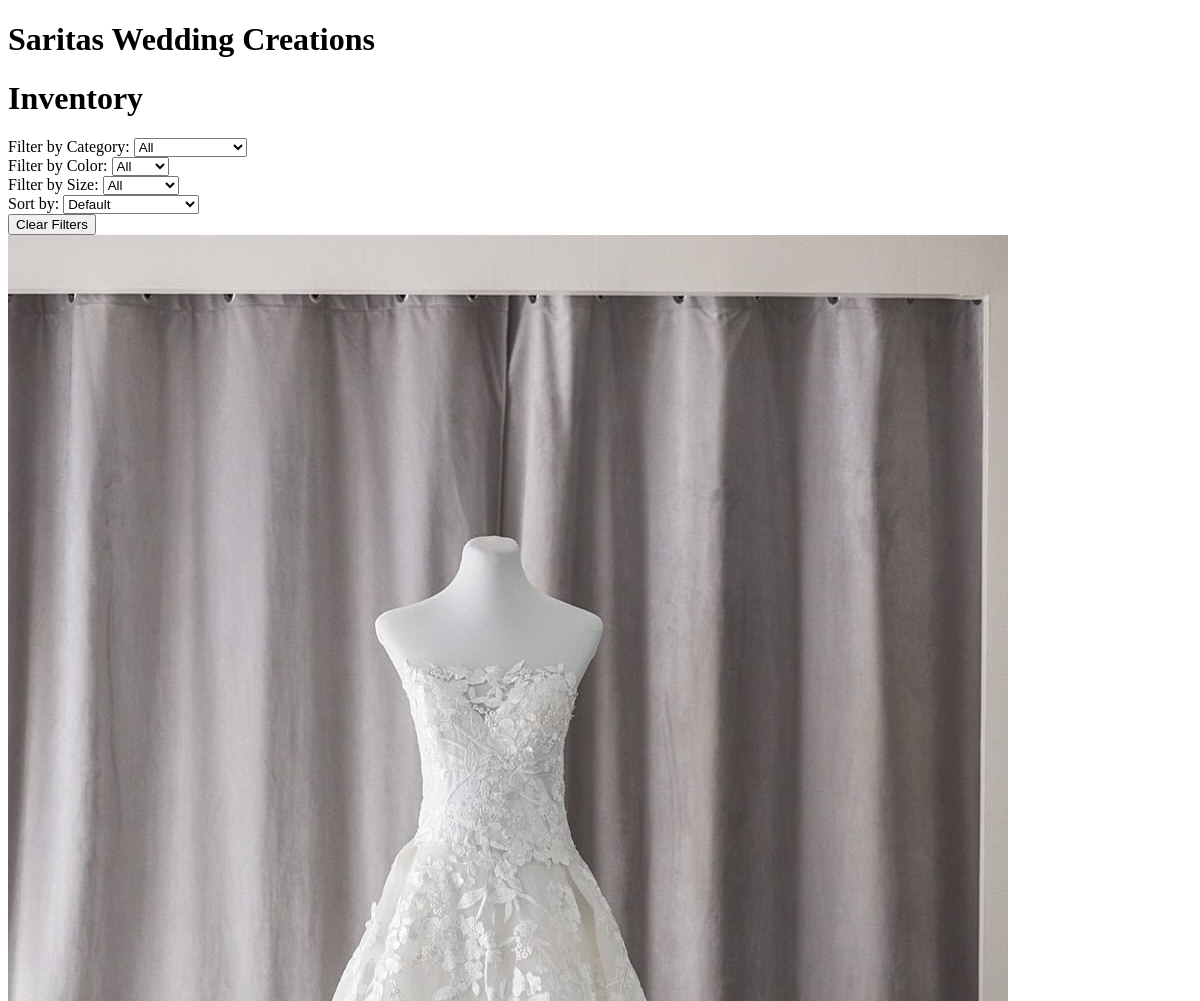
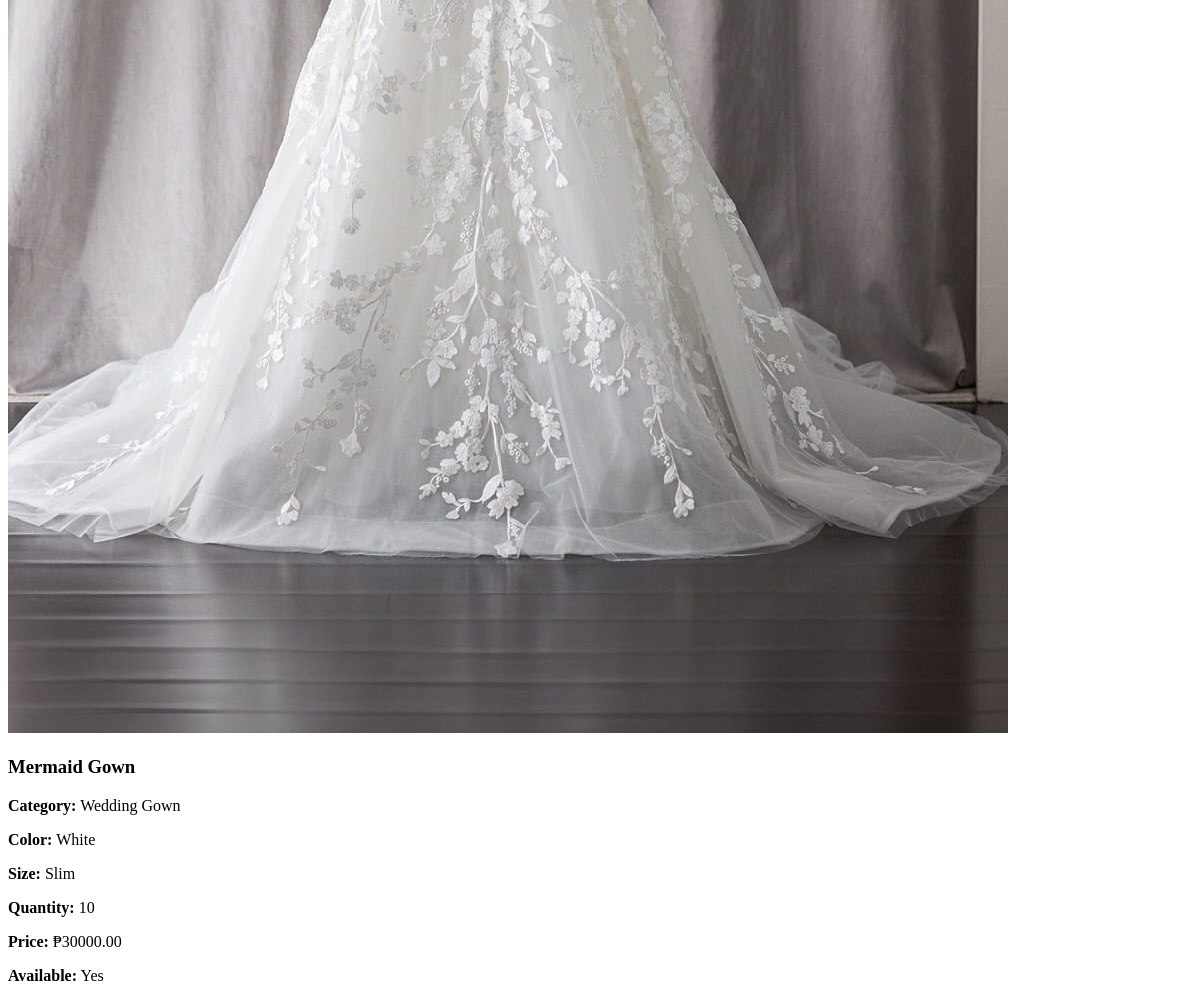
Page /customer/wardrobe/ on the earlier database version (2 pictures, top to bottom).
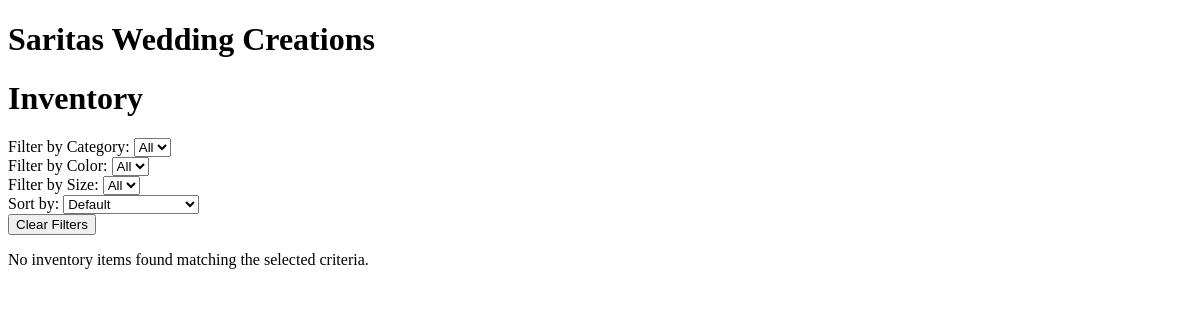
Same page on the later database version.
### saritasapp/models.py (models this page shows, shortened)
class Inventory(models.Model):
    name = models.CharField(max_length=255)
    category = models.ForeignKey(Category, on_delete=models.CASCADE, related_name="items")
    color = models.ForeignKey(Color, null=True, blank=True, on_delete=models.SET_NULL, related_name="inventory_items")
    size = models.ForeignKey(Size, null=True, blank=True, on_delete=models.SET_NULL, related_name="inventory_items")
    quantity = models.IntegerField(default=0)
    rental_price = models.DecimalField(max_digits=10, decimal_places=2)
    reservation_price = models.DecimalField(max_digits=10, decimal_places=2, null=True, blank=True)
    purchase_price = models.DecimalField(max_digits=10, decimal_places=2, null=True, blank=True)
    available = models.BooleanField(default=True)
    image = models.ImageField(upload_to="inventory/", null=True, blank=True)

class Category(models.Model):
    name = models.CharField(max_length=255, unique=True)
    description = models.TextField(blank=True)

class Color(models.Model):
    name = models.CharField(max_length=50, unique=True)

class Size(models.Model):
    name = models.CharField(max_length=10, unique=True)

### customerapp/views.py (the view)
# urls.py: path('wardrobe/', views.wardrobe_view, name='wardrobe'),
def wardrobe_view(request):
    inventory_items = Inventory.objects.filter(available=True)
    selected_category = request.GET.get('category')
    selected_color = request.GET.get('color')
    selected_size = request.GET.get('size')
    sort = request.GET.get('sort')
    if selected_category:
        inventory_items = inventory_items.filter(category__id=selected_category)
    if selected_color:
        inventory_items = inventory_items.filter(color__id=selected_color)
    if selected_size:
        inventory_items = inventory_items.filter(size__id=selected_size)
    if sort == "name_asc":
        inventory_items = inventory_items.order_by("name")
    elif sort == "name_desc":
        inventory_items = inventory_items.order_by("-name")
    elif sort == "price_asc":
        inventory_items = inventory_items.order_by("purchase_price")
    elif sort == "price_desc":
        inventory_items = inventory_items.order_by("-purchase_price")
    context = {
        'inventory_items': inventory_items,
        'categories': Category.objects.all(),
        'colors': Color.objects.all(),
        'sizes': Size.objects.all(),
        'selected_category': selected_category,
        'selected_color': selected_color,
        'selected_size': selected_size,
        'sort': sort
    }
    return render(request, 'customerapp/wardrobe.html', context)

### customerapp/templates/customerapp/wardrobe.html (shortened to what this page needs)
{% extends "customerapp/base.html" %}
{% load static %}
{% block content %}
    <h1 class="inventory-title">Inventory</h1>
    <div class="controls-container">
        <div class="filter-category">
            <label for="category">Filter by Category:</label>
            <select id="category" name="category" onchange="filterInventory()">
                <option value="">All</option>
            </select>
        </div>
        <div class="filter-color">
            <label for="color">Filter by Color:</label>
            <select id="color" name="color" onchange="filterInventory()">
                <option value="">All</option>
            </select>
        </div>
        <div class="filter-size">
            <label for="size">Filter by Size:</label>
            <select id="size" name="size" onchange="filterInventory()">
                <option value="">All</option>
            </select>
        </div>
        <div class="sort-by">
            <label for="sort">Sort by:</label>
            <select id="sort" name="sort" onchange="filterInventory()">
                <option value="">Default</option>
            </select>
        </div>
        <div>
            <button type="button" onclick="clearFilters()" class="">Clear Filters</button>
        </div>
    </div>
    <div class="inventory-container">
        {% if inventory_items %}
            {% for item in inventory_items %}
                <div class="inventory-card">
                    {% if item.image %}
                        <img src="{{ item.image.url }}" alt="{{ item.name }}">
                    {% else %}
                        <img src="{% static 'image/default-placeholder.png' %}" alt="No image available">
                    {% endif %}
                    <h3>{{ item.name }}</h3>
                    <p><strong>Category:</strong> {{ item.category.name }}</p>
                    <p><strong>Color:</strong> {{ item.color.name|default:"N/A" }}</p>
                    <p><strong>Size:</strong> {{ item.size.name|default:"N/A" }}</p>
                    <p><strong>Quantity:</strong> {{ item.quantity }}</p>
                    <p><strong>Price:</strong> ₱{{ item.purchase_price }}</p>
                    <p><strong>Available:</strong> {{ item.available|yesno:"Yes,No" }}</p>
                </div>
            {% endfor %}
        {% else %}
            <p>No inventory items found matching the selected criteria.</p>
        {% endif %}
    </div>
{% endblock %}

Differences in the rows shown:
removed Inventory: image (picture), name "Mermaid Gown", category.name "Wedding Gown", color.name "White", size.name "Slim", quantity "10", purchase_price "30000.00", available "Yes"
Other differences:
text now shown: "No inventory items found matching the selected criteria."
